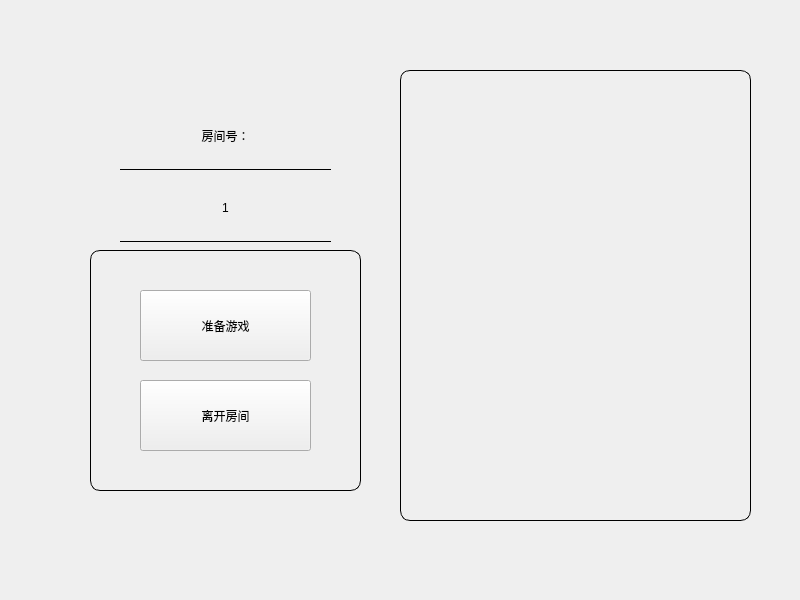
<?xml version="1.0" encoding="UTF-8"?>
<ui version="4.0">
 <class>Form_Lounge</class>
 <widget class="QWidget" name="Form_Lounge">
  <property name="geometry">
   <rect>
    <x>0</x>
    <y>0</y>
    <width>800</width>
    <height>600</height>
   </rect>
  </property>
  <property name="windowTitle">
   <string>Form</string>
  </property>
  <widget class="QLabel" name="BACKGROUND">
   <property name="geometry">
    <rect>
     <x>0</x>
     <y>0</y>
     <width>800</width>
     <height>600</height>
    </rect>
   </property>
   <property name="text">
    <string/>
   </property>
   <property name="scaledContents">
    <bool>true</bool>
   </property>
  </widget>
  <widget class="QLabel" name="lbl_title_gameID">
   <property name="geometry">
    <rect>
     <x>90</x>
     <y>110</y>
     <width>271</width>
     <height>51</height>
    </rect>
   </property>
   <property name="text">
    <string>房间号：</string>
   </property>
   <property name="alignment">
    <set>Qt::AlignCenter</set>
   </property>
  </widget>
  <widget class="QLabel" name="lbl_gameID">
   <property name="geometry">
    <rect>
     <x>90</x>
     <y>182</y>
     <width>271</width>
     <height>51</height>
    </rect>
   </property>
   <property name="styleSheet">
    <string notr="true">font: 32pt &quot;宋体&quot;;</string>
   </property>
   <property name="text">
    <string>1</string>
   </property>
   <property name="alignment">
    <set>Qt::AlignCenter</set>
   </property>
  </widget>
  <widget class="QWidget" name="Widget_PlayerList" native="true">
   <property name="geometry">
    <rect>
     <x>400</x>
     <y>70</y>
     <width>351</width>
     <height>451</height>
    </rect>
   </property>
   <property name="styleSheet">
    <string notr="true">QWidget#Widget_PlayerList{
	border: 1px solid black;
	border-radius: 10px;
}</string>
   </property>
   <layout class="QVBoxLayout" name="verticalLayout">
    <property name="spacing">
     <number>9</number>
    </property>
    <property name="leftMargin">
     <number>20</number>
    </property>
    <property name="topMargin">
     <number>20</number>
    </property>
    <property name="rightMargin">
     <number>20</number>
    </property>
    <property name="bottomMargin">
     <number>20</number>
    </property>
    <item>
     <spacer name="VSpacer">
      <property name="orientation">
       <enum>Qt::Vertical</enum>
      </property>
      <property name="sizeHint" stdset="0">
       <size>
        <width>311</width>
        <height>1</height>
       </size>
      </property>
     </spacer>
    </item>
   </layout>
  </widget>
  <widget class="QWidget" name="Widget_BTN" native="true">
   <property name="geometry">
    <rect>
     <x>90</x>
     <y>250</y>
     <width>271</width>
     <height>241</height>
    </rect>
   </property>
   <property name="styleSheet">
    <string notr="true">QWidget#Widget_BTN{
	border: 1px solid black;
	border-radius: 10px;
}</string>
   </property>
   <widget class="QPushButton" name="btn_leave">
    <property name="geometry">
     <rect>
      <x>50</x>
      <y>130</y>
      <width>171</width>
      <height>71</height>
     </rect>
    </property>
    <property name="text">
     <string>离开房间</string>
    </property>
   </widget>
   <widget class="QPushButton" name="btn_ready">
    <property name="geometry">
     <rect>
      <x>50</x>
      <y>40</y>
      <width>171</width>
      <height>71</height>
     </rect>
    </property>
    <property name="text">
     <string>准备游戏</string>
    </property>
   </widget>
  </widget>
  <widget class="QLabel" name="HLINE">
   <property name="geometry">
    <rect>
     <x>120</x>
     <y>169</y>
     <width>211</width>
     <height>1</height>
    </rect>
   </property>
   <property name="styleSheet">
    <string notr="true">border: 1px solid black;</string>
   </property>
   <property name="frameShape">
    <enum>QFrame::NoFrame</enum>
   </property>
   <property name="text">
    <string/>
   </property>
  </widget>
  <widget class="QLabel" name="HLINE_2">
   <property name="geometry">
    <rect>
     <x>120</x>
     <y>241</y>
     <width>211</width>
     <height>1</height>
    </rect>
   </property>
   <property name="styleSheet">
    <string notr="true">border: 1px solid black;</string>
   </property>
   <property name="frameShape">
    <enum>QFrame::NoFrame</enum>
   </property>
   <property name="text">
    <string/>
   </property>
  </widget>
 </widget>
 <resources/>
 <connections/>
</ui>
